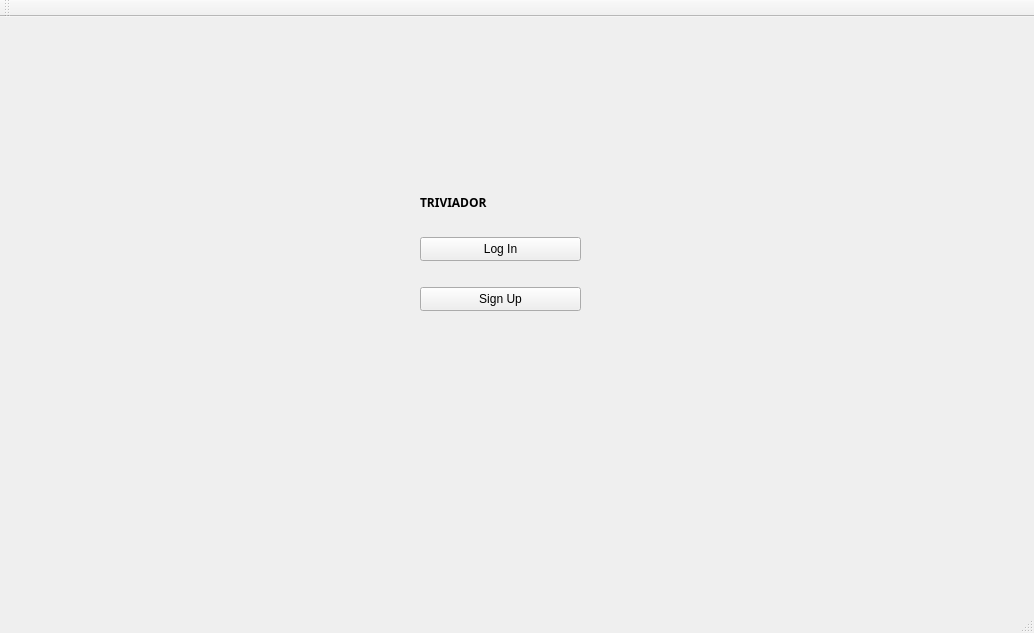
<?xml version="1.0" encoding="UTF-8"?>
<ui version="4.0">
 <class>MainWindowClass</class>
 <widget class="QMainWindow" name="MainWindowClass">
  <property name="geometry">
   <rect>
    <x>0</x>
    <y>0</y>
    <width>1034</width>
    <height>633</height>
   </rect>
  </property>
  <property name="windowTitle">
   <string>MainWindow</string>
  </property>
  <widget class="QWidget" name="centralWidget">
   <widget class="QStackedWidget" name="stackedWidget">
    <property name="geometry">
     <rect>
      <x>0</x>
      <y>-10</y>
      <width>1021</width>
      <height>571</height>
     </rect>
    </property>
    <property name="currentIndex">
     <number>0</number>
    </property>
    <widget class="QWidget" name="Startpage">
     <widget class="QPushButton" name="buttonStartpageLogin">
      <property name="geometry">
       <rect>
        <x>420</x>
        <y>230</y>
        <width>161</width>
        <height>24</height>
       </rect>
      </property>
      <property name="text">
       <string>Log In</string>
      </property>
     </widget>
     <widget class="QPushButton" name="buttonStartpageSignup">
      <property name="geometry">
       <rect>
        <x>420</x>
        <y>280</y>
        <width>161</width>
        <height>24</height>
       </rect>
      </property>
      <property name="text">
       <string>Sign Up</string>
      </property>
     </widget>
     <widget class="QLabel" name="labelStartpageTriviador">
      <property name="geometry">
       <rect>
        <x>420</x>
        <y>170</y>
        <width>151</width>
        <height>51</height>
       </rect>
      </property>
      <property name="font">
       <font>
        <family>Roman</family>
        <pointsize>9</pointsize>
        <italic>false</italic>
        <bold>true</bold>
       </font>
      </property>
      <property name="frameShadow">
       <enum>QFrame::Sunken</enum>
      </property>
      <property name="text">
       <string>TRIVIADOR</string>
      </property>
     </widget>
    </widget>
    <widget class="QWidget" name="Login">
     <widget class="QLabel" name="labelLoginLogin">
      <property name="geometry">
       <rect>
        <x>190</x>
        <y>180</y>
        <width>81</width>
        <height>41</height>
       </rect>
      </property>
      <property name="font">
       <font>
        <pointsize>20</pointsize>
       </font>
      </property>
      <property name="text">
       <string>Log In</string>
      </property>
     </widget>
     <widget class="QPushButton" name="buttonLoginBack">
      <property name="geometry">
       <rect>
        <x>440</x>
        <y>430</y>
        <width>81</width>
        <height>31</height>
       </rect>
      </property>
      <property name="font">
       <font>
        <pointsize>20</pointsize>
       </font>
      </property>
      <property name="text">
       <string>Back</string>
      </property>
     </widget>
     <widget class="QLabel" name="labelLoginUsername">
      <property name="geometry">
       <rect>
        <x>190</x>
        <y>250</y>
        <width>101</width>
        <height>41</height>
       </rect>
      </property>
      <property name="font">
       <font>
        <pointsize>16</pointsize>
       </font>
      </property>
      <property name="text">
       <string>Username:</string>
      </property>
     </widget>
     <widget class="QLabel" name="labelLoginPassword">
      <property name="geometry">
       <rect>
        <x>190</x>
        <y>300</y>
        <width>101</width>
        <height>41</height>
       </rect>
      </property>
      <property name="font">
       <font>
        <pointsize>16</pointsize>
       </font>
      </property>
      <property name="text">
       <string>Password:</string>
      </property>
     </widget>
     <widget class="QLineEdit" name="lineEditLoginUsername">
      <property name="geometry">
       <rect>
        <x>300</x>
        <y>260</y>
        <width>381</width>
        <height>22</height>
       </rect>
      </property>
     </widget>
     <widget class="QLineEdit" name="lineEditLoginPassword">
      <property name="geometry">
       <rect>
        <x>300</x>
        <y>310</y>
        <width>381</width>
        <height>22</height>
       </rect>
      </property>
      <property name="font">
       <font>
        <family>Segoe MDL2 Assets</family>
       </font>
      </property>
      <property name="echoMode">
       <enum>QLineEdit::Password</enum>
      </property>
     </widget>
     <widget class="QPushButton" name="buttonLoginLogin">
      <property name="geometry">
       <rect>
        <x>440</x>
        <y>360</y>
        <width>75</width>
        <height>24</height>
       </rect>
      </property>
      <property name="text">
       <string>Log In</string>
      </property>
     </widget>
     <widget class="QRadioButton" name="radioButtonLoginShowPassword">
      <property name="geometry">
       <rect>
        <x>720</x>
        <y>310</y>
        <width>111</width>
        <height>20</height>
       </rect>
      </property>
      <property name="text">
       <string>Show Password</string>
      </property>
     </widget>
    </widget>
    <widget class="QWidget" name="Signup">
     <widget class="QLabel" name="labelSignupSignup">
      <property name="geometry">
       <rect>
        <x>150</x>
        <y>150</y>
        <width>101</width>
        <height>41</height>
       </rect>
      </property>
      <property name="font">
       <font>
        <pointsize>20</pointsize>
       </font>
      </property>
      <property name="text">
       <string>Sign Up</string>
      </property>
     </widget>
     <widget class="QPushButton" name="buttonSignupBack">
      <property name="geometry">
       <rect>
        <x>440</x>
        <y>430</y>
        <width>101</width>
        <height>31</height>
       </rect>
      </property>
      <property name="font">
       <font>
        <pointsize>20</pointsize>
       </font>
      </property>
      <property name="text">
       <string>Back</string>
      </property>
     </widget>
     <widget class="QLabel" name="labelSignupUsername">
      <property name="geometry">
       <rect>
        <x>150</x>
        <y>240</y>
        <width>111</width>
        <height>31</height>
       </rect>
      </property>
      <property name="font">
       <font>
        <pointsize>18</pointsize>
       </font>
      </property>
      <property name="text">
       <string>Username</string>
      </property>
     </widget>
     <widget class="QLineEdit" name="lineEditSignupUsername">
      <property name="geometry">
       <rect>
        <x>270</x>
        <y>250</y>
        <width>451</width>
        <height>22</height>
       </rect>
      </property>
     </widget>
     <widget class="QLabel" name="labelSignupPassword">
      <property name="geometry">
       <rect>
        <x>150</x>
        <y>300</y>
        <width>111</width>
        <height>31</height>
       </rect>
      </property>
      <property name="font">
       <font>
        <pointsize>18</pointsize>
       </font>
      </property>
      <property name="text">
       <string>Password</string>
      </property>
     </widget>
     <widget class="QLineEdit" name="lineEditSignupPassword">
      <property name="geometry">
       <rect>
        <x>270</x>
        <y>310</y>
        <width>451</width>
        <height>22</height>
       </rect>
      </property>
     </widget>
     <widget class="QRadioButton" name="radioButtonSignupShowPassword">
      <property name="geometry">
       <rect>
        <x>770</x>
        <y>310</y>
        <width>131</width>
        <height>20</height>
       </rect>
      </property>
      <property name="font">
       <font>
        <pointsize>12</pointsize>
       </font>
      </property>
      <property name="text">
       <string>Show Password</string>
      </property>
     </widget>
     <widget class="QPushButton" name="buttonSignupSignup">
      <property name="geometry">
       <rect>
        <x>450</x>
        <y>360</y>
        <width>75</width>
        <height>31</height>
       </rect>
      </property>
      <property name="font">
       <font>
        <pointsize>12</pointsize>
       </font>
      </property>
      <property name="text">
       <string>Sign Up</string>
      </property>
     </widget>
    </widget>
    <widget class="QWidget" name="Lobby">
     <widget class="QLabel" name="labelLobbyPlayername1">
      <property name="geometry">
       <rect>
        <x>40</x>
        <y>80</y>
        <width>161</width>
        <height>31</height>
       </rect>
      </property>
      <property name="font">
       <font>
        <pointsize>18</pointsize>
       </font>
      </property>
      <property name="text">
       <string>a</string>
      </property>
     </widget>
     <widget class="QLabel" name="labelLobbyPlayername2">
      <property name="geometry">
       <rect>
        <x>40</x>
        <y>200</y>
        <width>161</width>
        <height>31</height>
       </rect>
      </property>
      <property name="font">
       <font>
        <pointsize>18</pointsize>
       </font>
      </property>
      <property name="text">
       <string>a</string>
      </property>
     </widget>
     <widget class="QLabel" name="labelLobbyPlayername3">
      <property name="geometry">
       <rect>
        <x>40</x>
        <y>320</y>
        <width>161</width>
        <height>31</height>
       </rect>
      </property>
      <property name="font">
       <font>
        <pointsize>18</pointsize>
       </font>
      </property>
      <property name="text">
       <string>a</string>
      </property>
     </widget>
     <widget class="QLabel" name="labelLobbyPlayername4">
      <property name="geometry">
       <rect>
        <x>40</x>
        <y>450</y>
        <width>161</width>
        <height>31</height>
       </rect>
      </property>
      <property name="font">
       <font>
        <pointsize>18</pointsize>
       </font>
      </property>
      <property name="text">
       <string>a</string>
      </property>
     </widget>
     <widget class="QPushButton" name="buttonLobbyKickplayer1">
      <property name="geometry">
       <rect>
        <x>350</x>
        <y>200</y>
        <width>75</width>
        <height>24</height>
       </rect>
      </property>
      <property name="text">
       <string>Kick</string>
      </property>
     </widget>
     <widget class="QPushButton" name="buttonLobbyKickplayer2">
      <property name="geometry">
       <rect>
        <x>350</x>
        <y>320</y>
        <width>75</width>
        <height>24</height>
       </rect>
      </property>
      <property name="text">
       <string>Kick</string>
      </property>
     </widget>
     <widget class="QPushButton" name="buttonLobbyKickplayer3">
      <property name="geometry">
       <rect>
        <x>350</x>
        <y>450</y>
        <width>75</width>
        <height>24</height>
       </rect>
      </property>
      <property name="text">
       <string>Kick</string>
      </property>
     </widget>
     <widget class="QPushButton" name="buttonLobbyAddplayer">
      <property name="geometry">
       <rect>
        <x>870</x>
        <y>470</y>
        <width>75</width>
        <height>24</height>
       </rect>
      </property>
      <property name="text">
       <string>Add</string>
      </property>
     </widget>
     <widget class="QPushButton" name="buttonLobbyStart">
      <property name="geometry">
       <rect>
        <x>870</x>
        <y>510</y>
        <width>75</width>
        <height>24</height>
       </rect>
      </property>
      <property name="text">
       <string>Start</string>
      </property>
     </widget>
    </widget>
    <widget class="QWidget" name="windowInvite">
     <widget class="QPushButton" name="buttonWindowInviteAdd">
      <property name="geometry">
       <rect>
        <x>630</x>
        <y>270</y>
        <width>75</width>
        <height>24</height>
       </rect>
      </property>
      <property name="text">
       <string>Add</string>
      </property>
     </widget>
     <widget class="QLineEdit" name="lindeEditWindowInviteUsername">
      <property name="geometry">
       <rect>
        <x>320</x>
        <y>270</y>
        <width>291</width>
        <height>22</height>
       </rect>
      </property>
     </widget>
     <widget class="QLabel" name="labelWindowInviteUsername">
      <property name="geometry">
       <rect>
        <x>200</x>
        <y>260</y>
        <width>111</width>
        <height>41</height>
       </rect>
      </property>
      <property name="font">
       <font>
        <pointsize>18</pointsize>
       </font>
      </property>
      <property name="text">
       <string>Username</string>
      </property>
     </widget>
    </widget>
    <widget class="QWidget" name="Game">
     <widget class="QLabel" name="labelGameUsername1">
      <property name="geometry">
       <rect>
        <x>70</x>
        <y>40</y>
        <width>49</width>
        <height>16</height>
       </rect>
      </property>
      <property name="text">
       <string>TextLabel</string>
      </property>
     </widget>
     <widget class="QLabel" name="labelGameUsername2">
      <property name="geometry">
       <rect>
        <x>300</x>
        <y>40</y>
        <width>49</width>
        <height>16</height>
       </rect>
      </property>
      <property name="text">
       <string>TextLabel</string>
      </property>
     </widget>
     <widget class="QLabel" name="labelGameUsername3">
      <property name="geometry">
       <rect>
        <x>560</x>
        <y>40</y>
        <width>49</width>
        <height>16</height>
       </rect>
      </property>
      <property name="text">
       <string>TextLabel</string>
      </property>
     </widget>
     <widget class="QLabel" name="labelGameUsername4">
      <property name="geometry">
       <rect>
        <x>820</x>
        <y>40</y>
        <width>49</width>
        <height>16</height>
       </rect>
      </property>
      <property name="text">
       <string>TextLabel</string>
      </property>
     </widget>
     <widget class="QLCDNumber" name="lcdNumberGamePoints1">
      <property name="geometry">
       <rect>
        <x>60</x>
        <y>60</y>
        <width>64</width>
        <height>23</height>
       </rect>
      </property>
     </widget>
     <widget class="QLCDNumber" name="lcdNumberGamePoints2">
      <property name="geometry">
       <rect>
        <x>290</x>
        <y>60</y>
        <width>64</width>
        <height>23</height>
       </rect>
      </property>
     </widget>
     <widget class="QLCDNumber" name="lcdNumberGamePoints3">
      <property name="geometry">
       <rect>
        <x>550</x>
        <y>60</y>
        <width>64</width>
        <height>23</height>
       </rect>
      </property>
     </widget>
     <widget class="QLCDNumber" name="lcdNumberGamePoints4">
      <property name="geometry">
       <rect>
        <x>810</x>
        <y>60</y>
        <width>64</width>
        <height>23</height>
       </rect>
      </property>
     </widget>
     <widget class="QPushButton" name="buttonGameCounty2">
      <property name="geometry">
       <rect>
        <x>360</x>
        <y>160</y>
        <width>75</width>
        <height>91</height>
       </rect>
      </property>
      <property name="text">
       <string/>
      </property>
     </widget>
     <widget class="QPushButton" name="buttonGameCounty3">
      <property name="geometry">
       <rect>
        <x>460</x>
        <y>160</y>
        <width>75</width>
        <height>91</height>
       </rect>
      </property>
      <property name="text">
       <string/>
      </property>
     </widget>
     <widget class="QPushButton" name="buttonGameCounty4">
      <property name="geometry">
       <rect>
        <x>560</x>
        <y>160</y>
        <width>75</width>
        <height>91</height>
       </rect>
      </property>
      <property name="text">
       <string/>
      </property>
     </widget>
     <widget class="QPushButton" name="buttonGameCounty5">
      <property name="geometry">
       <rect>
        <x>650</x>
        <y>160</y>
        <width>75</width>
        <height>91</height>
       </rect>
      </property>
      <property name="text">
       <string/>
      </property>
     </widget>
     <widget class="QPushButton" name="buttonGameCounty10">
      <property name="geometry">
       <rect>
        <x>650</x>
        <y>270</y>
        <width>75</width>
        <height>91</height>
       </rect>
      </property>
      <property name="text">
       <string/>
      </property>
     </widget>
     <widget class="QPushButton" name="buttonGameCounty9">
      <property name="geometry">
       <rect>
        <x>560</x>
        <y>270</y>
        <width>75</width>
        <height>91</height>
       </rect>
      </property>
      <property name="text">
       <string/>
      </property>
     </widget>
     <widget class="QPushButton" name="buttonGameCounty8">
      <property name="geometry">
       <rect>
        <x>460</x>
        <y>270</y>
        <width>75</width>
        <height>91</height>
       </rect>
      </property>
      <property name="text">
       <string/>
      </property>
     </widget>
     <widget class="QPushButton" name="buttonGameCounty7">
      <property name="geometry">
       <rect>
        <x>360</x>
        <y>270</y>
        <width>75</width>
        <height>91</height>
       </rect>
      </property>
      <property name="text">
       <string/>
      </property>
     </widget>
     <widget class="QPushButton" name="buttonGameCounty12">
      <property name="geometry">
       <rect>
        <x>360</x>
        <y>380</y>
        <width>75</width>
        <height>91</height>
       </rect>
      </property>
      <property name="text">
       <string/>
      </property>
     </widget>
     <widget class="QPushButton" name="buttonGameCounty13">
      <property name="geometry">
       <rect>
        <x>460</x>
        <y>380</y>
        <width>75</width>
        <height>91</height>
       </rect>
      </property>
      <property name="text">
       <string/>
      </property>
     </widget>
     <widget class="QPushButton" name="buttonGameCounty14">
      <property name="geometry">
       <rect>
        <x>560</x>
        <y>380</y>
        <width>75</width>
        <height>91</height>
       </rect>
      </property>
      <property name="text">
       <string/>
      </property>
     </widget>
     <widget class="QPushButton" name="buttonGameCounty15">
      <property name="geometry">
       <rect>
        <x>650</x>
        <y>380</y>
        <width>75</width>
        <height>91</height>
       </rect>
      </property>
      <property name="text">
       <string/>
      </property>
     </widget>
     <widget class="QPushButton" name="buttonGameCounty1">
      <property name="geometry">
       <rect>
        <x>260</x>
        <y>160</y>
        <width>75</width>
        <height>91</height>
       </rect>
      </property>
      <property name="text">
       <string/>
      </property>
     </widget>
     <widget class="QPushButton" name="buttonGameCounty6">
      <property name="geometry">
       <rect>
        <x>260</x>
        <y>270</y>
        <width>75</width>
        <height>91</height>
       </rect>
      </property>
      <property name="text">
       <string/>
      </property>
     </widget>
     <widget class="QPushButton" name="buttonGameCounty11">
      <property name="geometry">
       <rect>
        <x>260</x>
        <y>380</y>
        <width>75</width>
        <height>91</height>
       </rect>
      </property>
      <property name="text">
       <string/>
      </property>
     </widget>
     <widget class="QLabel" name="labelGameCountyPoints1">
      <property name="geometry">
       <rect>
        <x>270</x>
        <y>220</y>
        <width>49</width>
        <height>16</height>
       </rect>
      </property>
      <property name="text">
       <string>TextLabel</string>
      </property>
     </widget>
     <widget class="QLabel" name="labelGameCountyPoints2">
      <property name="geometry">
       <rect>
        <x>370</x>
        <y>220</y>
        <width>49</width>
        <height>16</height>
       </rect>
      </property>
      <property name="text">
       <string>TextLabel</string>
      </property>
     </widget>
     <widget class="QLabel" name="labelGameCountyPoints3">
      <property name="geometry">
       <rect>
        <x>470</x>
        <y>220</y>
        <width>49</width>
        <height>16</height>
       </rect>
      </property>
      <property name="text">
       <string>TextLabel</string>
      </property>
     </widget>
     <widget class="QLabel" name="labelGameCountyPoints4">
      <property name="geometry">
       <rect>
        <x>570</x>
        <y>220</y>
        <width>49</width>
        <height>16</height>
       </rect>
      </property>
      <property name="text">
       <string>TextLabel</string>
      </property>
     </widget>
     <widget class="QLabel" name="labelGameCountyPoints5">
      <property name="geometry">
       <rect>
        <x>660</x>
        <y>220</y>
        <width>49</width>
        <height>16</height>
       </rect>
      </property>
      <property name="text">
       <string>TextLabel</string>
      </property>
     </widget>
     <widget class="QLabel" name="labelGameCountyPoints8">
      <property name="geometry">
       <rect>
        <x>470</x>
        <y>330</y>
        <width>49</width>
        <height>16</height>
       </rect>
      </property>
      <property name="text">
       <string>TextLabel</string>
      </property>
     </widget>
     <widget class="QLabel" name="labelGameCountyPoints7">
      <property name="geometry">
       <rect>
        <x>370</x>
        <y>330</y>
        <width>49</width>
        <height>16</height>
       </rect>
      </property>
      <property name="text">
       <string>TextLabel</string>
      </property>
     </widget>
     <widget class="QLabel" name="labelGameCountyPoints6">
      <property name="geometry">
       <rect>
        <x>270</x>
        <y>330</y>
        <width>49</width>
        <height>16</height>
       </rect>
      </property>
      <property name="text">
       <string>TextLabel</string>
      </property>
     </widget>
     <widget class="QLabel" name="labelGameCountyPoints9">
      <property name="geometry">
       <rect>
        <x>570</x>
        <y>330</y>
        <width>49</width>
        <height>16</height>
       </rect>
      </property>
      <property name="text">
       <string>TextLabel</string>
      </property>
     </widget>
     <widget class="QLabel" name="labelGameCountyPoints10">
      <property name="geometry">
       <rect>
        <x>660</x>
        <y>330</y>
        <width>49</width>
        <height>16</height>
       </rect>
      </property>
      <property name="text">
       <string>TextLabel</string>
      </property>
     </widget>
     <widget class="QLabel" name="labelGameCountyPoints15">
      <property name="geometry">
       <rect>
        <x>660</x>
        <y>440</y>
        <width>49</width>
        <height>16</height>
       </rect>
      </property>
      <property name="text">
       <string>TextLabel</string>
      </property>
     </widget>
     <widget class="QLabel" name="labelGameCountyPoints14">
      <property name="geometry">
       <rect>
        <x>570</x>
        <y>440</y>
        <width>49</width>
        <height>16</height>
       </rect>
      </property>
      <property name="text">
       <string>TextLabel</string>
      </property>
     </widget>
     <widget class="QLabel" name="labelGameCountyPoints13">
      <property name="geometry">
       <rect>
        <x>470</x>
        <y>440</y>
        <width>49</width>
        <height>16</height>
       </rect>
      </property>
      <property name="text">
       <string>TextLabel</string>
      </property>
     </widget>
     <widget class="QLabel" name="labelGameCountyPoints12">
      <property name="geometry">
       <rect>
        <x>370</x>
        <y>440</y>
        <width>49</width>
        <height>16</height>
       </rect>
      </property>
      <property name="text">
       <string>TextLabel</string>
      </property>
     </widget>
     <widget class="QLabel" name="labelGameCountyPoints11">
      <property name="geometry">
       <rect>
        <x>270</x>
        <y>440</y>
        <width>49</width>
        <height>16</height>
       </rect>
      </property>
      <property name="text">
       <string>TextLabel</string>
      </property>
     </widget>
    </widget>
   </widget>
  </widget>
  <widget class="QMenuBar" name="menuBar">
   <property name="geometry">
    <rect>
     <x>0</x>
     <y>0</y>
     <width>1034</width>
     <height>22</height>
    </rect>
   </property>
  </widget>
  <widget class="QToolBar" name="mainToolBar">
   <attribute name="toolBarArea">
    <enum>TopToolBarArea</enum>
   </attribute>
   <attribute name="toolBarBreak">
    <bool>false</bool>
   </attribute>
  </widget>
  <widget class="QStatusBar" name="statusBar"/>
 </widget>
 <layoutdefault spacing="6" margin="11"/>
 <resources>
  <include location="MainWindow.qrc"/>
 </resources>
 <connections/>
</ui>
